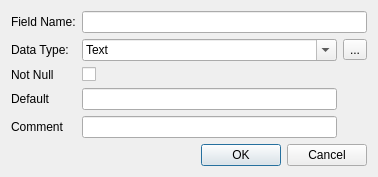
<?xml version="1.0" encoding="UTF-8"?>
<ui version="4.0">
 <class>AddColumnDialog</class>
 <widget class="QDialog" name="AddColumnDialog">
  <property name="geometry">
   <rect>
    <x>0</x>
    <y>0</y>
    <width>378</width>
    <height>172</height>
   </rect>
  </property>
  <property name="windowTitle">
   <string>Field Editor</string>
  </property>
  <layout class="QVBoxLayout" name="verticalLayout">
   <item>
    <layout class="QGridLayout" name="gridLayout">
     <item row="0" column="0">
      <widget class="QLabel" name="label">
       <property name="text">
        <string>Field Name:</string>
       </property>
      </widget>
     </item>
     <item row="0" column="2" colspan="2">
      <widget class="QLineEdit" name="txtFieldName"/>
     </item>
     <item row="1" column="0">
      <widget class="QLabel" name="label_2">
       <property name="text">
        <string>Data Type:</string>
       </property>
      </widget>
     </item>
     <item row="1" column="2">
      <widget class="QComboBox" name="cboDataType">
       <property name="sizePolicy">
        <sizepolicy hsizetype="Expanding" vsizetype="Fixed">
         <horstretch>0</horstretch>
         <verstretch>0</verstretch>
        </sizepolicy>
       </property>
       <property name="editable">
        <bool>true</bool>
       </property>
       <item>
        <property name="text">
         <string>Text</string>
        </property>
       </item>
       <item>
        <property name="text">
         <string>Integer Primary Key</string>
        </property>
       </item>
       <item>
        <property name="text">
         <string>Integer Primary Key Autoincrement</string>
        </property>
       </item>
       <item>
        <property name="text">
         <string>Integer</string>
        </property>
       </item>
       <item>
        <property name="text">
         <string>Real</string>
        </property>
       </item>
       <item>
        <property name="text">
         <string>Blob</string>
        </property>
       </item>
       <item>
        <property name="text">
         <string>Null</string>
        </property>
       </item>
      </widget>
     </item>
     <item row="1" column="3">
      <widget class="QToolButton" name="cmdSetDataType">
       <property name="text">
        <string>...</string>
       </property>
      </widget>
     </item>
     <item row="5" column="0">
      <spacer name="verticalSpacer">
       <property name="orientation">
        <enum>Qt::Vertical</enum>
       </property>
       <property name="sizeHint" stdset="0">
        <size>
         <width>20</width>
         <height>40</height>
        </size>
       </property>
      </spacer>
     </item>
     <item row="2" column="0">
      <widget class="QLabel" name="label_3">
       <property name="text">
        <string>Not Null</string>
       </property>
      </widget>
     </item>
     <item row="2" column="2">
      <widget class="QCheckBox" name="chkNotNull">
       <property name="text">
        <string/>
       </property>
      </widget>
     </item>
     <item row="3" column="0">
      <widget class="QLabel" name="label_4">
       <property name="text">
        <string>Default</string>
       </property>
      </widget>
     </item>
     <item row="3" column="2">
      <widget class="QLineEdit" name="txtDefault"/>
     </item>
     <item row="4" column="0">
      <widget class="QLabel" name="label_5">
       <property name="text">
        <string>Comment</string>
       </property>
      </widget>
     </item>
     <item row="4" column="2">
      <widget class="QLineEdit" name="txtComment"/>
     </item>
    </layout>
   </item>
   <item>
    <widget class="QDialogButtonBox" name="buttonBox">
     <property name="orientation">
      <enum>Qt::Horizontal</enum>
     </property>
     <property name="standardButtons">
      <set>QDialogButtonBox::Cancel|QDialogButtonBox::Ok</set>
     </property>
    </widget>
   </item>
  </layout>
 </widget>
 <resources/>
 <connections>
  <connection>
   <sender>buttonBox</sender>
   <signal>accepted()</signal>
   <receiver>AddColumnDialog</receiver>
   <slot>accept()</slot>
   <hints>
    <hint type="sourcelabel">
     <x>248</x>
     <y>254</y>
    </hint>
    <hint type="destinationlabel">
     <x>157</x>
     <y>274</y>
    </hint>
   </hints>
  </connection>
  <connection>
   <sender>buttonBox</sender>
   <signal>rejected()</signal>
   <receiver>AddColumnDialog</receiver>
   <slot>reject()</slot>
   <hints>
    <hint type="sourcelabel">
     <x>316</x>
     <y>260</y>
    </hint>
    <hint type="destinationlabel">
     <x>286</x>
     <y>274</y>
    </hint>
   </hints>
  </connection>
 </connections>
</ui>
